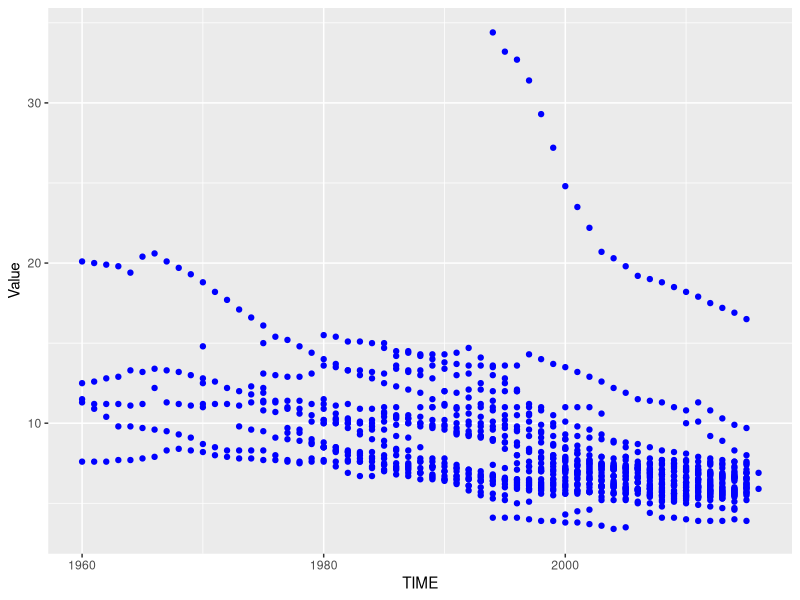

The R source for this figure: (Note: this script raises an error after producing the figure.)
library(readxl)
install.packages("ggplot2")

library(ggplot2)

gfg_data = read_excel("length_of_hospital_stay.xlsx")
gfg_data
summary(gfg_data)
mean(gfg_data$Value[gfg_data$SUBJECT == "ACUTE"])
mean(gfg_data$Value[gfg_data$SUBJECT == "CHILDBIRTH"])
acute_data <- gfg_data[gfg_data$SUBJECT == "ACUTE",]
child_birth_data <- gfg_data[gfg_data$SUBJECT == "CHILDBIRTH",]
ggplot(acute_data,aes(x = TIME,y = Value )) + geom_point(color = "blue")
ggplot(child_birth_data,aes(x = TIME,y = Value )) + geom_point(color = Group)
acute_data$Group = "acute_data"
child_birth_data$Group = "child_birth_data"
ggplot(combined_data, aes(x = TIME, y = Value, color = Group)) +
  geom_point(size = 2) +
  xlim(min(combined_data$TIME), max(combined_data$TIME)) + 
  ylim(min(combined_data$Value), max(combined_data$Value)) +
  labs(
    title = "Scatterplot of Value vs TIME for Acute and Childbirth Subjects",
    x = "TIME",
    y = "Value",
    color = "Subject Group"
  ) +
  theme_minimal()
data <- data.frame(
  category = c("child_birth","acute"),
  count = c(mean(acute_data$Value),mean(child_birth_data$Value))
)
ggplot(data,aes(x = category, y = count)) 
boxplot(acute_data$Value,child_birth_data$Value,
        main = "Mean length of stay in days",
        xlab = "Days",
        ylab = "Stay",
        col = c("orange","blue"),
        border = "black",
        horizontal = TRUE,
        notch = TRUE
)

